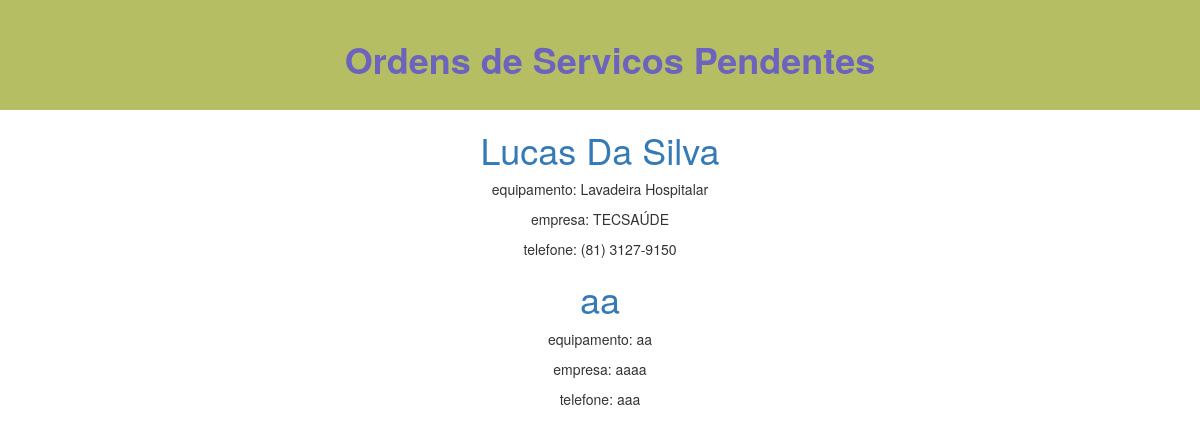
Page /ordem/list on the committed database.
### ordem_de_servico/models.py (models this page shows, shortened)
class OrdemServico(models.Model):
    equipamento = models.CharField(max_length=100)
    marca = models.CharField(max_length=100)
    modelo = models.CharField(max_length=100)
    n_serie = models.CharField(max_length=100)
    n_os = models.CharField(max_length=100)
    nome = models.CharField(max_length=100)
    empresa = models.CharField(max_length=100)
    cpf = models.CharField(max_length=100)
    end = models.CharField(max_length=100)
    cep = models.CharField(max_length=100)
    telefone = models.CharField(max_length=100)
    falha = models.CharField(max_length=100)
    graunecessidade = models.CharField(max_length=100)
    datasolicitacao = models.DateTimeField(
        blank=True, null=True)

### ordem_de_servico/views.py (the view)
# urls.py: path('ordem/list', views.ordem_list, name='ordem_list'),
def ordem_list(request):
    ordens = OrdemServico.objects.filter(datasolicitacao__lte=timezone.now()).order_by('datasolicitacao')
    return render(request, 'ordem_de_servico/ordem_list.html', {'ordens': ordens})

### ordem_de_servico/templates/ordem_de_servico/ordem_list.html (shortened to what this page needs)
{% load static %}
<html>
    <head>
	<link rel="stylesheet" href="//maxcdn.bootstrapcdn.com/bootstrap/3.2.0/css/bootstrap.min.css">
	<link rel="stylesheet" href="//maxcdn.bootstrapcdn.com/bootstrap/3.2.0/css/bootstrap-theme.min.css">
	<link rel="stylesheet" href="{% static 'css/ordemservico.css' %}">
    </head>
    <body>
        <div class="page-header2">
            <h1><center><b><font color="#6B63BE">Ordens de Servicos Pendentes</font></b></center></h1>
        </div>
        {% for ordem in ordens %}
    <div>
	<center>
        	<h1><a href="{% url 'ordem_detail' pk=ordem.pk %}">{{ ordem.nome }}</a></h1>
       		<p>equipamento: {{ ordem.equipamento|linebreaksbr }}</p>
        	<p>empresa: {{ ordem.empresa|linebreaksbr }}</p>
        	<p>telefone: {{ ordem.telefone|linebreaksbr }}</p>
	</center>
    </div>
{% endfor %}

### ordem_de_servico/static/css/ordemservico.css (style rules this page uses)
.page-header2 { background-color: #b6be63; margin-top: 0; padding: 20px 20px 20px 40px; }

### rows in the picture
OrdemServico: nome "Lucas Da Silva", equipamento "Lavadeira Hospitalar", empresa "TECSAÚDE", telefone "(81) 3127-9150"
OrdemServico: nome "aa", equipamento "aa", empresa "aaaa", telefone "aaa"
